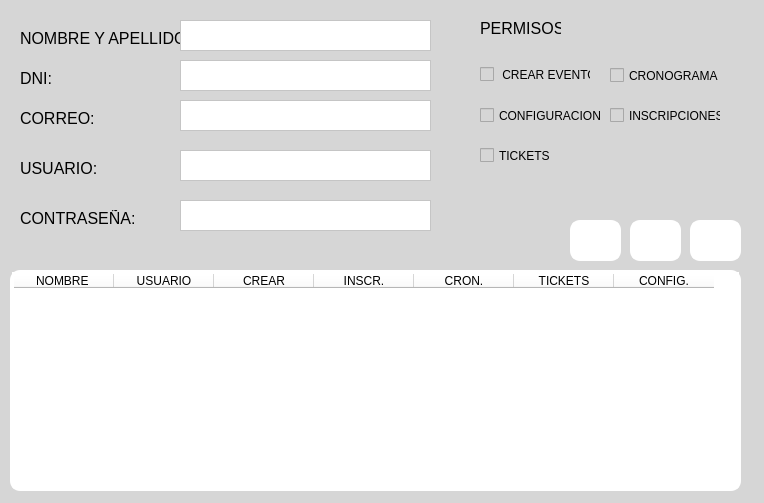
<?xml version="1.0" encoding="UTF-8"?>
<ui version="4.0">
 <class>Form_usuarios</class>
 <widget class="QWidget" name="Form_usuarios">
  <property name="geometry">
   <rect>
    <x>0</x>
    <y>0</y>
    <width>764</width>
    <height>503</height>
   </rect>
  </property>
  <property name="windowTitle">
   <string>USUARIOS</string>
  </property>
  <property name="styleSheet">
   <string notr="true">background-color: rgb(214, 214, 214);</string>
  </property>
  <widget class="QCheckBox" name="checkBox_crearEvento">
   <property name="geometry">
    <rect>
     <x>480</x>
     <y>59</y>
     <width>111</width>
     <height>31</height>
    </rect>
   </property>
   <property name="text">
    <string> CREAR EVENTO </string>
   </property>
  </widget>
  <widget class="QCheckBox" name="checkBox_inscripciones">
   <property name="geometry">
    <rect>
     <x>610</x>
     <y>100</y>
     <width>111</width>
     <height>31</height>
    </rect>
   </property>
   <property name="text">
    <string>INSCRIPCIONES</string>
   </property>
  </widget>
  <widget class="QCheckBox" name="checkBox_cronograma">
   <property name="geometry">
    <rect>
     <x>610</x>
     <y>60</y>
     <width>111</width>
     <height>31</height>
    </rect>
   </property>
   <property name="text">
    <string>CRONOGRAMA</string>
   </property>
  </widget>
  <widget class="QCheckBox" name="checkBox_tickets">
   <property name="geometry">
    <rect>
     <x>480</x>
     <y>140</y>
     <width>111</width>
     <height>31</height>
    </rect>
   </property>
   <property name="text">
    <string>TICKETS</string>
   </property>
  </widget>
  <widget class="QCheckBox" name="checkBox_configuracion">
   <property name="geometry">
    <rect>
     <x>480</x>
     <y>100</y>
     <width>121</width>
     <height>31</height>
    </rect>
   </property>
   <property name="text">
    <string>CONFIGURACION</string>
   </property>
  </widget>
  <widget class="QLabel" name="label">
   <property name="geometry">
    <rect>
     <x>480</x>
     <y>20</y>
     <width>81</width>
     <height>16</height>
    </rect>
   </property>
   <property name="font">
    <font>
     <pointsize>12</pointsize>
    </font>
   </property>
   <property name="text">
    <string>PERMISOS</string>
   </property>
  </widget>
  <widget class="QLabel" name="label_2">
   <property name="geometry">
    <rect>
     <x>20</x>
     <y>30</y>
     <width>171</width>
     <height>16</height>
    </rect>
   </property>
   <property name="font">
    <font>
     <pointsize>12</pointsize>
    </font>
   </property>
   <property name="text">
    <string>NOMBRE Y APELLIDO:</string>
   </property>
  </widget>
  <widget class="QLabel" name="label_3">
   <property name="geometry">
    <rect>
     <x>20</x>
     <y>110</y>
     <width>81</width>
     <height>16</height>
    </rect>
   </property>
   <property name="font">
    <font>
     <pointsize>12</pointsize>
    </font>
   </property>
   <property name="text">
    <string>CORREO:</string>
   </property>
  </widget>
  <widget class="QLabel" name="label_4">
   <property name="geometry">
    <rect>
     <x>20</x>
     <y>160</y>
     <width>171</width>
     <height>16</height>
    </rect>
   </property>
   <property name="font">
    <font>
     <pointsize>12</pointsize>
    </font>
   </property>
   <property name="text">
    <string>USUARIO:</string>
   </property>
  </widget>
  <widget class="QLabel" name="label_5">
   <property name="geometry">
    <rect>
     <x>20</x>
     <y>210</y>
     <width>171</width>
     <height>16</height>
    </rect>
   </property>
   <property name="font">
    <font>
     <pointsize>12</pointsize>
    </font>
   </property>
   <property name="text">
    <string>CONTRASEÑA:</string>
   </property>
  </widget>
  <widget class="QPlainTextEdit" name="plainTextEdit_nombre">
   <property name="geometry">
    <rect>
     <x>180</x>
     <y>20</y>
     <width>251</width>
     <height>31</height>
    </rect>
   </property>
   <property name="styleSheet">
    <string notr="true">background-color: rgb(255, 255, 255);</string>
   </property>
  </widget>
  <widget class="QPlainTextEdit" name="plainTextEdit_correo">
   <property name="geometry">
    <rect>
     <x>180</x>
     <y>100</y>
     <width>251</width>
     <height>31</height>
    </rect>
   </property>
   <property name="styleSheet">
    <string notr="true">background-color: rgb(255, 255, 255);</string>
   </property>
  </widget>
  <widget class="QPlainTextEdit" name="plainTextEdit_usuario">
   <property name="geometry">
    <rect>
     <x>180</x>
     <y>150</y>
     <width>251</width>
     <height>31</height>
    </rect>
   </property>
   <property name="styleSheet">
    <string notr="true">background-color: rgb(255, 255, 255);</string>
   </property>
  </widget>
  <widget class="QPlainTextEdit" name="plainTextEdit_contrasena">
   <property name="geometry">
    <rect>
     <x>180</x>
     <y>200</y>
     <width>251</width>
     <height>31</height>
    </rect>
   </property>
   <property name="styleSheet">
    <string notr="true">background-color: rgb(255, 255, 255);</string>
   </property>
  </widget>
  <widget class="QTableWidget" name="tableWidget_usuarios">
   <property name="geometry">
    <rect>
     <x>10</x>
     <y>270</y>
     <width>731</width>
     <height>221</height>
    </rect>
   </property>
   <property name="styleSheet">
    <string notr="true">border-radius: 10px;
border-style: solid;
border-width: 2px;
border-color: rgb(255, 255, 255);
background-color: rgb(255, 255, 255);</string>
   </property>
   <property name="sortingEnabled">
    <bool>true</bool>
   </property>
   <column>
    <property name="text">
     <string>NOMBRE </string>
    </property>
   </column>
   <column>
    <property name="text">
     <string>USUARIO</string>
    </property>
   </column>
   <column>
    <property name="text">
     <string>CREAR</string>
    </property>
   </column>
   <column>
    <property name="text">
     <string>INSCR.</string>
    </property>
   </column>
   <column>
    <property name="text">
     <string>CRON.</string>
    </property>
   </column>
   <column>
    <property name="text">
     <string>TICKETS</string>
    </property>
   </column>
   <column>
    <property name="text">
     <string>CONFIG.</string>
    </property>
   </column>
  </widget>
  <widget class="QPushButton" name="pushButton_eliminar">
   <property name="geometry">
    <rect>
     <x>690</x>
     <y>220</y>
     <width>51</width>
     <height>41</height>
    </rect>
   </property>
   <property name="font">
    <font>
     <pointsize>10</pointsize>
     <bold>false</bold>
    </font>
   </property>
   <property name="styleSheet">
    <string notr="true">background-color: rgb(255, 255, 255);
border-radius: 10px;
border-style: solid;
border-width: 2px;
border-color: rgb(255, 255, 255);</string>
   </property>
   <property name="text">
    <string/>
   </property>
   <property name="icon">
    <iconset resource="icn/iconos.qrc">
     <normaloff>:/ic/eliminar.png</normaloff>:/ic/eliminar.png</iconset>
   </property>
   <property name="iconSize">
    <size>
     <width>35</width>
     <height>35</height>
    </size>
   </property>
  </widget>
  <widget class="QPushButton" name="pushButton_ingresar">
   <property name="geometry">
    <rect>
     <x>570</x>
     <y>220</y>
     <width>51</width>
     <height>41</height>
    </rect>
   </property>
   <property name="font">
    <font>
     <pointsize>20</pointsize>
     <bold>true</bold>
    </font>
   </property>
   <property name="styleSheet">
    <string notr="true">border-radius: 10px;
border-style: solid;
border-width: 2px;
border-color: rgb(255, 255, 255);
background-color: rgb(255, 255, 255);

</string>
   </property>
   <property name="text">
    <string/>
   </property>
   <property name="icon">
    <iconset resource="icn/iconos.qrc">
     <normaloff>:/ic/mas (1).png</normaloff>:/ic/mas (1).png</iconset>
   </property>
   <property name="iconSize">
    <size>
     <width>35</width>
     <height>35</height>
    </size>
   </property>
  </widget>
  <widget class="QPushButton" name="pushButton_editar">
   <property name="geometry">
    <rect>
     <x>630</x>
     <y>220</y>
     <width>51</width>
     <height>41</height>
    </rect>
   </property>
   <property name="font">
    <font>
     <pointsize>10</pointsize>
     <bold>false</bold>
    </font>
   </property>
   <property name="styleSheet">
    <string notr="true">border-radius: 10px;
border-style: solid;
border-width: 2px;
border-color: rgb(255, 255, 255);
background-color: rgb(255, 255, 255);</string>
   </property>
   <property name="text">
    <string/>
   </property>
   <property name="icon">
    <iconset resource="icn/iconos.qrc">
     <normaloff>:/ic/boligrafo.png</normaloff>:/ic/boligrafo.png</iconset>
   </property>
   <property name="iconSize">
    <size>
     <width>35</width>
     <height>35</height>
    </size>
   </property>
  </widget>
  <widget class="QLabel" name="label_6">
   <property name="geometry">
    <rect>
     <x>20</x>
     <y>70</y>
     <width>111</width>
     <height>16</height>
    </rect>
   </property>
   <property name="font">
    <font>
     <pointsize>12</pointsize>
    </font>
   </property>
   <property name="text">
    <string>DNI:</string>
   </property>
  </widget>
  <widget class="QPlainTextEdit" name="plainTextEdit_dni">
   <property name="geometry">
    <rect>
     <x>180</x>
     <y>60</y>
     <width>251</width>
     <height>31</height>
    </rect>
   </property>
   <property name="styleSheet">
    <string notr="true">background-color: rgb(255, 255, 255);</string>
   </property>
  </widget>
 </widget>
 <resources>
  <include location="icn/iconos.qrc"/>
 </resources>
 <connections/>
</ui>
